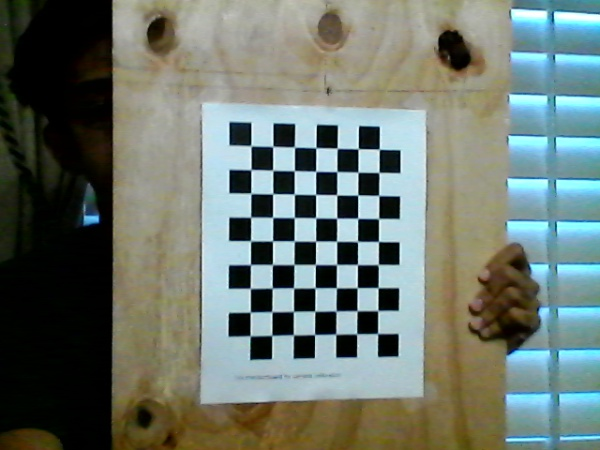
#> input picture 5465 2016/src/VisionCode/3DVision/chess0.jpg, 600 x 450 px, given in place of the camera
$ python testVideo3.py   (older library calls are emulated)
#> lines starting #> are read from the running program, lines starting #| are printed output that depends on the picture; after the words box and inside, x2 and y2 are one past the last pixel; in counts of white or black regions, pixels touching at a corner belong together
import numpy as np
import cv2
import time
import matplotlib.pyplot as plt


def onmouse(k, x, y, s, p):
    global hsv
    if k == 1:  # left mouse, print pixel at x,y
        print(hsv[y, x])

def distance_to_camera(Kwidth, focalLength, pixelWidth):
    return (Kwidth * focalLength) / pixelWidth


if __name__ == '__main__':

    cap = cv2.VideoCapture(1)
    cap.set(3, 1920)
    cap.set(4, 1080)
    cap.set(5, 30)
    time.sleep(2)
    cap.set(15, -8.0)

    KNOWN_WIDTH = 18

    # focalLength =  focalLength = (rect[1][1] * 74) / 18

    focalLength = 341.7075686984592

    distance_data = []

    print('press x to exit')
    while (True):
        # Capture frame-by-frame
        ret, img = cap.read()
#> img is the input picture: shape (450, 600, 3); mean B, G, R 110.3, 118.5, 108.2

        length1, width1, channels = img.shape
#> length1 = 450; width1 = 600; channels = 3
        img = cv2.GaussianBlur(img, (5, 5), 0)

        hsv = cv2.cvtColor(img.copy(), cv2.COLOR_BGR2HSV)
#> hsv: shape (450, 600, 3); mean H, S, V 53.8, 91.9, 126.3


        # lower_green = np.array([75, 200, 170])
        lower_green = np.array([53,180,122])

        upper_green = np.array([120,255,255])

        mask = cv2.inRange(hsv, lower_green, upper_green)
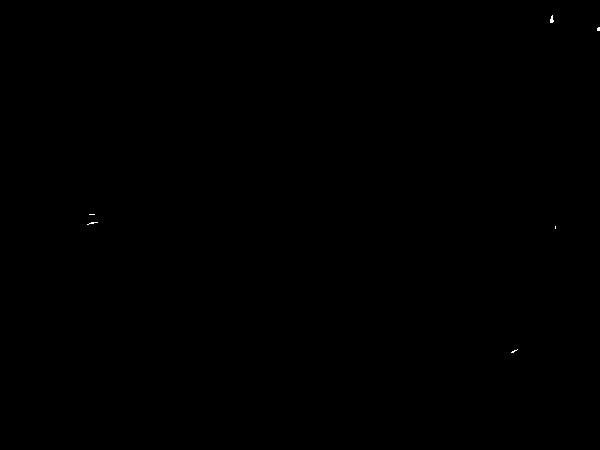
#> mask: shape (450, 600); 0.02% white in thin lines or dots, all inside (x1, y1, x2, y2) = (87, 15, 600, 353)
        res = cv2.bitwise_and(hsv, hsv, mask=mask)
#> res: shape (450, 600, 3); mean H, S, V 0, 0, 0

        h, s, v = cv2.split(res)

        im2, contours, hierarchy = cv2.findContours(s, cv2.RETR_TREE, cv2.CHAIN_APPROX_NONE)
#> contours = 6 contours, all with area under 20

        # print("Contours: %d" % contours.size())
        # print("Hierarchy: %d" % hierarchy.size())


        if (len(contours) != 0):

            cv2.drawContours(img, contours[0], -1, (0, 0, 255), 3)
#> img: shape (450, 600, 3); mean B, G, R 110.3, 118.5, 108.2

            cnt = contours[0]
#> cnt = contour of 12 points, box (x1, y1, x2, y2) (511, 349, 518, 353), area 3
            perimeter = cv2.arcLength(cnt, True)
#> perimeter = 14.49

            M = cv2.moments(cnt)
#> M = moments, m00 3, centre m10/m00, m01/m00 = (513, 351.2)

            cx = 0
            cy = 0

            if (M['m00'] != 0):
                cx = int(M['m10'] / M['m00'])  # Center of MASS Coordinates
#> cx = 513
                cy = int(M['m01'] / M['m00'])
#> cy = 351

            rect = cv2.minAreaRect(cnt)
#> rect = ((514.1, 350.7), (6.71, 1.34), -26.57)
            box = cv2.boxPoints(rect)
#> box = [[511.4, 352.8], [510.8, 351.6], [516.8, 348.6], [517.4, 349.8]]
            box = np.int0(box)
#> box = [[511, 352], [510, 351], [516, 348], [517, 349]]
            cv2.drawContours(img, [box], 0, (255, 0, 0), 2)
#> img: shape (450, 600, 3); mean B, G, R 110.3, 118.5, 108.2
            cv2.circle(img, (cx, cy), 7, (0, 0, 255), -1)

            cv2.line(img, (int(width1 / 2), int(length1 / 2)), (cx, cy), (255, 0, 0), 2)
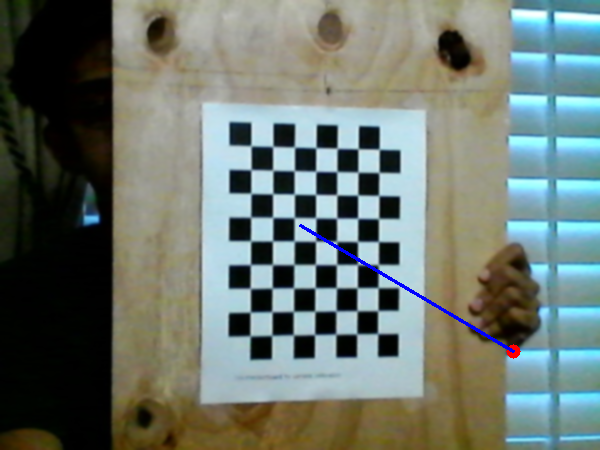
#> img: shape (450, 600, 3); mean B, G, R 110.7, 118.1, 107.9


            if(rect[1][1] != 0):
                inches = distance_to_camera(KNOWN_WIDTH, focalLength, rect[1][1])
#> inches = 4584.5

                #print(inches)
                distance_data.append(inches)

            print('The len and width of the fitted rectangle are (in pixels): %s,%s' % (int(rect[1][1]), int(rect[1][0])))
#| The len and width of the fitted rectangle are (in pixels): 1,6
            print('Center of Mass is Approx at Location: %s,%s' % (cx, cy))
#| Center of Mass is Approx at Location: 513,351

            if ((cx - width1/2) >0  ):
                print('Move to the right')
            else:
                print('Move to the left')


        cv2.namedWindow("Image w Contours")
        cv2.setMouseCallback("Image w Contours", onmouse)
        cv2.imshow('Image w Contours', img)

        if cv2.waitKey(1) & 0xFF == ord('x'):
#> (key x is pressed here)
            break

# When everything done, release the capture
cap.release()
cv2.destroyAllWindows()


plt.plot(distance_data)
plt.xlabel('TimeData')
plt.ylabel('Distance to Target(in) ')
plt.title('Distance vs Time From Camera')
plt.show()
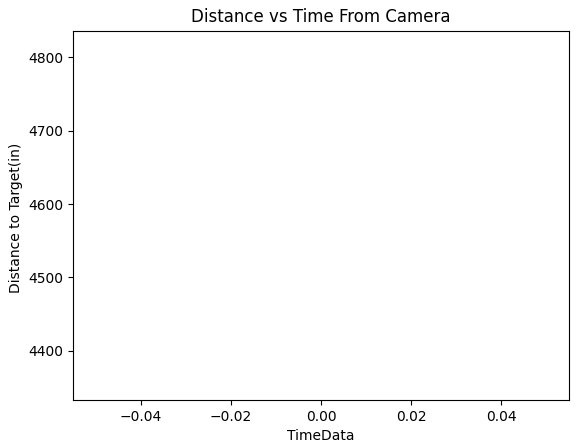
#> figure drawn by matplotlib, 1 panel

$ run again, on 5465 2016/src/VisionCode/3DVision/chess1.jpg
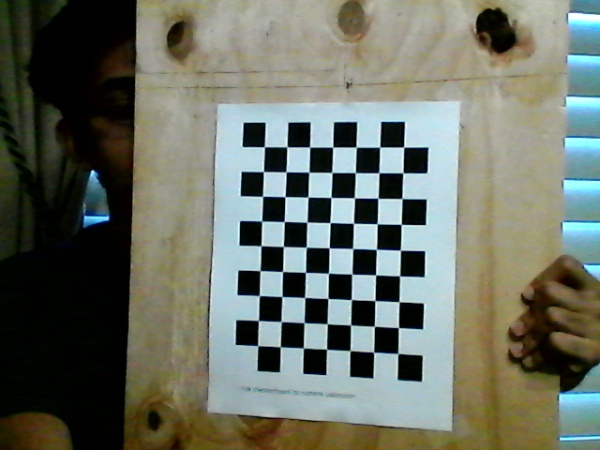
#> input picture 5465 2016/src/VisionCode/3DVision/chess1.jpg, 600 x 450 px, given in place of the camera
#> img is the input picture: shape (450, 600, 3); mean B, G, R 100.3, 111.5, 106.1
#> hsv: shape (450, 600, 3); mean H, S, V 50.6, 95.5, 117.5
#> mask: shape (450, 600); 0.03% white in thin lines or dots, all inside (x1, y1, x2, y2) = (83, 28, 600, 393)
#> res: shape (450, 600, 3); mean H, S, V 0, 0.1, 0.1
#> contours = 5 contours, 4 with area under 20; largest, box (x1, y1, x2, y2) and area: (86, 221, 106, 226) 24
#> cnt = [[562, 392], [563, 392], [564, 392], [565, 392], [564, 392], [563, 392]]
#> perimeter = 6
#> M = moments, m00 0
#> rect = ((563.5, 392), (0, 3), -90)
#> box = [[565, 392], [562, 392], [562, 392], [565, 392]]
#> `cv2.line(img, (int(width1 / 2), int(length1 / 2)), (cx, cy), (255, 0, ..`:
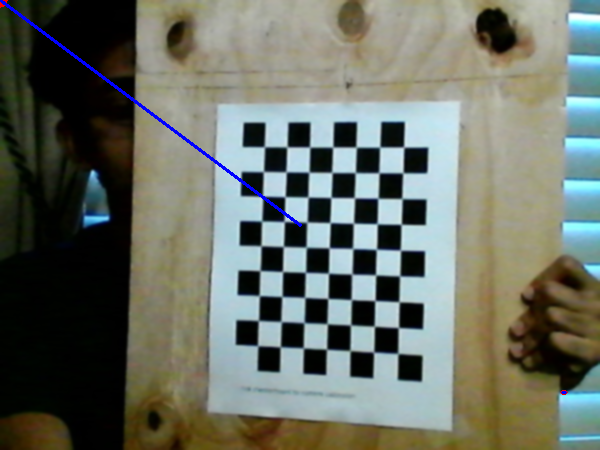
#> img: shape (450, 600, 3); mean B, G, R 101.1, 111.2, 105.8
#> inches = 2050.2
#| The len and width of the fitted rectangle are (in pixels): 3,0
#> `plt.show()`:
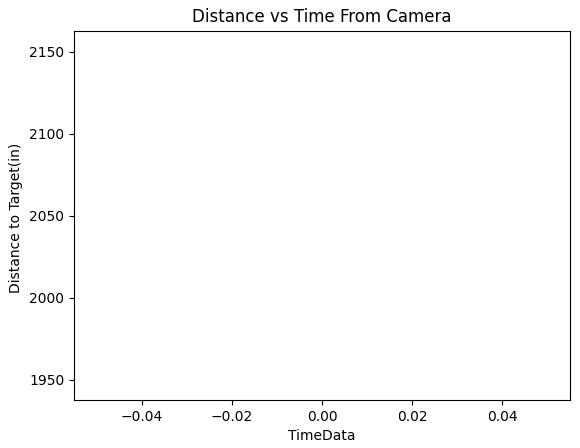
#> figure drawn by matplotlib, 1 panel

$ run again, on 5465 2016/src/VisionCode/3DVision/chess10.jpg
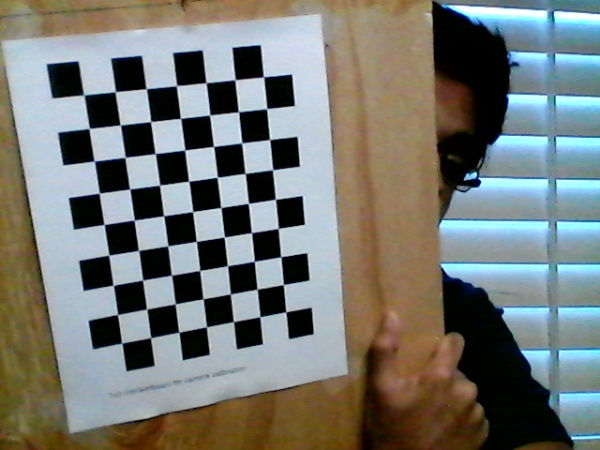
#> input picture 5465 2016/src/VisionCode/3DVision/chess10.jpg, 600 x 450 px, given in place of the camera
#> img is the input picture: shape (450, 600, 3); mean B, G, R 116.1, 120.9, 117.8
#> hsv: shape (450, 600, 3); mean H, S, V 67.6, 99.5, 135.7
#> mask: shape (450, 600); 0.03% white in thin lines or dots, all inside (x1, y1, x2, y2) = (443, 7, 554, 186)
#> res: shape (450, 600, 3); mean H, S, V 0, 0.1, 0
#> contours = 11 contours, all with area under 20
#> cnt = [[478, 185]]
#> perimeter = 0
#> M = moments, m00 0
#> rect = ((478, 185), (0, 0), -90)
#> box = [[478, 185], [478, 185], [478, 185], [478, 185]]
#> `cv2.line(img, (int(width1 / 2), int(length1 / 2)), (cx, cy), (255, 0, ..`:
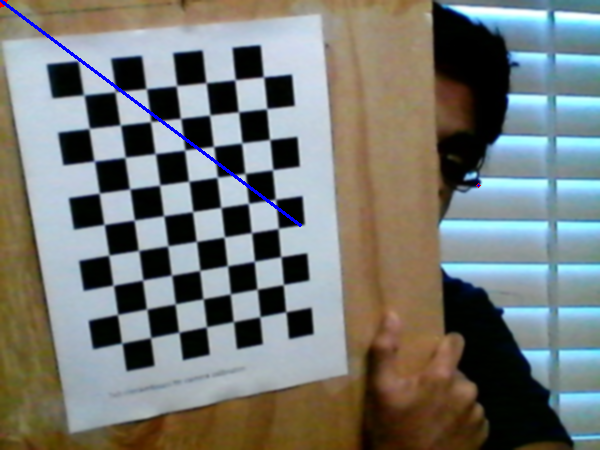
#> img: shape (450, 600, 3); mean B, G, R 116.6, 120.3, 117.3
#| The len and width of the fitted rectangle are (in pixels): 0,0
#> `plt.show()`:
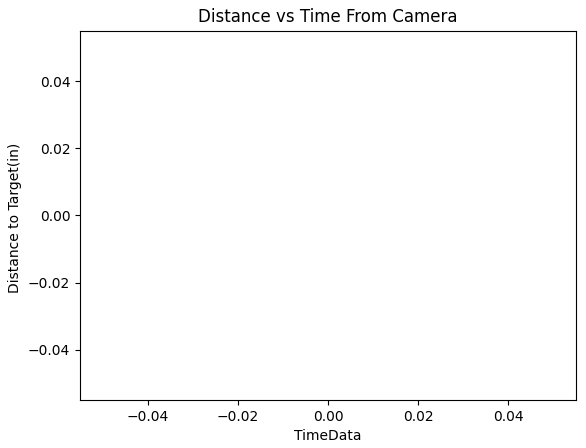
#> figure drawn by matplotlib, 1 panel

$ run again, on 5465 2016/src/VisionCode/3DVision/chess11.jpg
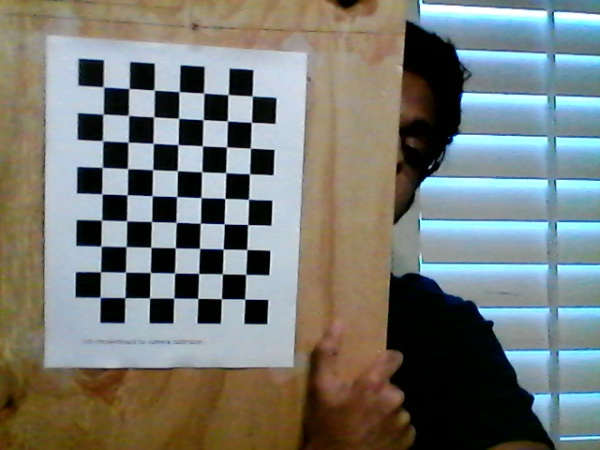
#> input picture 5465 2016/src/VisionCode/3DVision/chess11.jpg, 600 x 450 px, given in place of the camera
#> img is the input picture: shape (450, 600, 3); mean B, G, R 116.8, 121.9, 118.4
#> hsv: shape (450, 600, 3); mean H, S, V 64.7, 97.2, 137.4
#> mask: shape (450, 600); 0% white in thin lines or dots, all inside (x1, y1, x2, y2) = (454, 17, 553, 136)
#> res: shape (450, 600, 3); mean H, S, V 0, 0, 0
#> contours = 3 contours, all with area under 20
#> cnt = [[454, 135]]
#> perimeter = 0
#> M = moments, m00 0
#> rect = ((454, 135), (0, 0), -90)
#> box = [[454, 135], [454, 135], [454, 135], [454, 135]]
#> `cv2.line(img, (int(width1 / 2), int(length1 / 2)), (cx, cy), (255, 0, ..`:
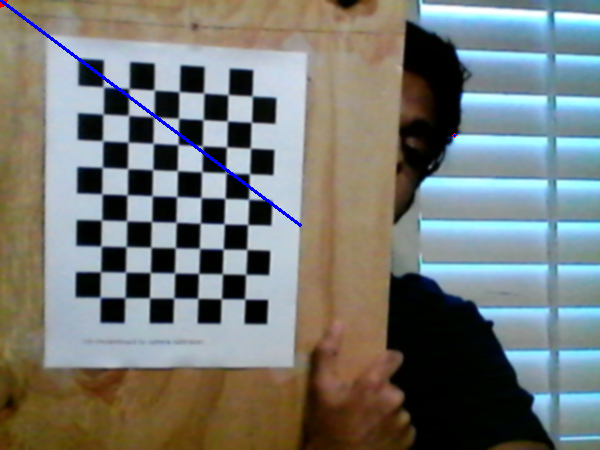
#> img: shape (450, 600, 3); mean B, G, R 117.4, 121.3, 117.9
#| The len and width of the fitted rectangle are (in pixels): 0,0
#> `plt.show()`:
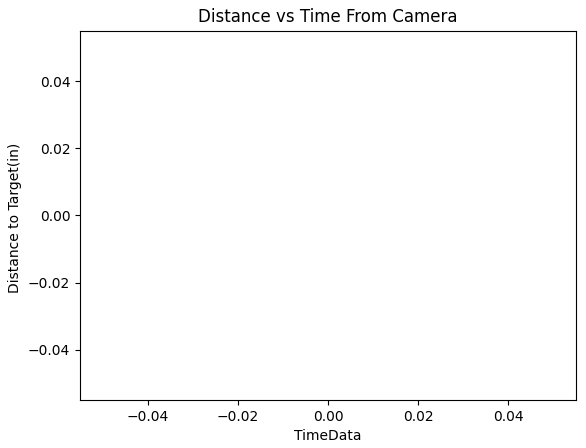
#> figure drawn by matplotlib, 1 panel
